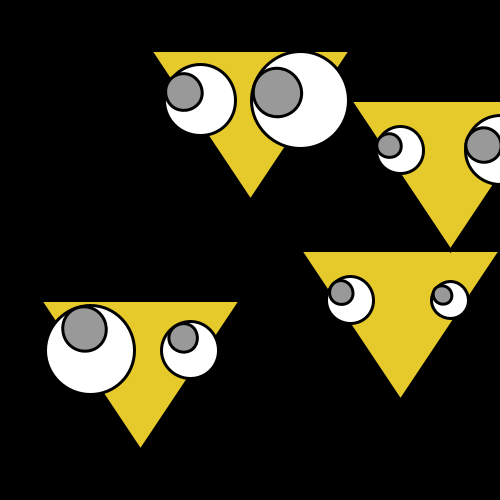
Frame 1 (no input)
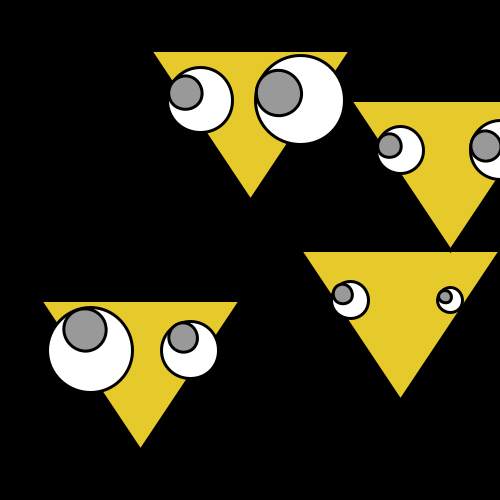
Frame 60 (the mouse pressed at the canvas centre just before this capture)
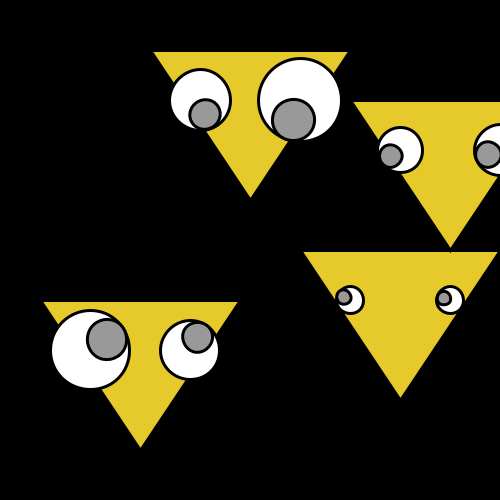
Frame 120 (the mouse held since frame 60 and released just before this capture)

The Processing sketch that drew these frames (run headless with seeded random() and noise(); from frame 60 on, the mouse is pressed at the canvas centre):

// Processing sketch: processing_9660
// ── processing_9660.pde

Monster m1;
Monster m2;
Monster m3;
Monster m4;

void setup() {
  size(500,500);
  strokeWeight(3);
  
  m1 = new Monster(150, 50);
  m2 = new Monster(40, 300);
  m3 = new Monster(300, 250);
  m4 = new Monster(350, 100);
}

void draw() {
  background(0);
  
  // Update each monster's pupils to follow cursor.
  m1.update(mouseX, mouseY);
  m2.update(mouseX, mouseY);
  m3.update(mouseX, mouseY);
  m4.update(mouseX, mouseY);
  
  // Display each monster with updated pupil position.
  m1.display();
  m2.display();
  m3.display();
  m4.display();
}

void mousePressed() {
  m1.mousePressed();
  m2.mousePressed();
  m3.mousePressed();
  m4.mousePressed();
}

void mouseDragged() {
  m1.mouseDragged();
  m2.mouseDragged();
  m3.mouseDragged();
  m4.mouseDragged();
}

void mouseReleased() {
  m1.mouseReleased();
  m2.mouseReleased();
  m3.mouseReleased();
  m4.mouseReleased();
}

class Monster
{
  float monsterX;
  float monsterY;
  Eye leye;
  Eye reye;
  
  boolean bover = false;
  boolean locked = false;
  float bdifx = 0.0;
  float bdify = 0.0;
  
  Monster(int x, int y) {
    monsterX = x;
    monsterY = y;
    leye = new Eye(50, 50);
    reye = new Eye(150, 50);
  }
  
  void update(int mx, int my) {
    leye.update(mx-monsterX, my-monsterY);
    reye.update(mx-monsterX, my-monsterY);
    
    if (isInside(mx, my))
    {
      bover = true;
    }
    else
    {
      bover = false;
    }
  }
  
  boolean isInside(int mx, int my) {
    if (leye.isInside(mx-monsterX, my-monsterY))
    {
      return true;
    }
    if (reye.isInside(mx-monsterX, my-monsterY))
    {
      return true;
    }
    return false;
  }
  
  void mousePressed() {
    if (bover) 
    {
      locked = true;
    }
    else
    {
      locked = false;
    }  
    
    bdifx = mouseX-monsterX;
    bdify = mouseY-monsterY;
  }
  
  void mouseDragged() {
    if (locked) 
    {
      monsterX = mouseX-bdifx;
      monsterY = mouseY-bdify;
    }
  }
  
  void mouseReleased() {
    locked = false;
  }
  
  void display() {
    pushMatrix();
    translate(monsterX, monsterY);
    
    // draw all parts of the monster that is 
    // static, i.e. everything apart from the
    // eye. make sure all coordinates are
    // relative to the current location of
    // the monster.
    stroke(0);
    fill(230, 201, 42);
    triangle(0, 0, 200, 0, 100, 150);
     
    leye.display();
    reye.display();
    
    popMatrix();
  }
}

class Eye 
{
  final static int MAX_EYE_SIZE = 100;
  final static int MIN_EYE_SIZE = 20;

  final static float MAX_EYE_VELOCITY = 0.2;
  final static float MIN_EYE_VELOCITY = -0.2;
  
  int ex, ey;
  float size;
  float velocity;
  float angle = 0.0;
  
  Eye(int x, int y) {
    ex = x;
    ey = y;    
    size = random(MIN_EYE_SIZE, MAX_EYE_SIZE);
    velocity = random(MIN_EYE_VELOCITY, MAX_EYE_VELOCITY);
 }
 
 boolean isInside(float mx, float my) {
   float distance = sqrt(sq(ex - mx) + sq(ey - my));
   println("distance=" + distance);
   println("radius=" + size);
   println("/////////////");
   if (distance <= size)
   {
     return true;
   }
   else
   {
     return false;
   }
 }

  void update(float mx, float my) {
    angle = atan2(my-ey, mx-ex);
    size += velocity;
    if (size > MAX_EYE_SIZE) {
      velocity = -velocity;
    }
    if (size < MIN_EYE_SIZE) {
      velocity = -velocity;  
    }
  }
  
  void display() {
    pushMatrix();
    translate(ex, ey);
    fill(255);
    stroke(0);
    ellipse(0, 0, size, size);
    rotate(angle);
    fill(153);
    ellipse(size/4, 0, size/2, size/2);
    popMatrix();
  }
}
